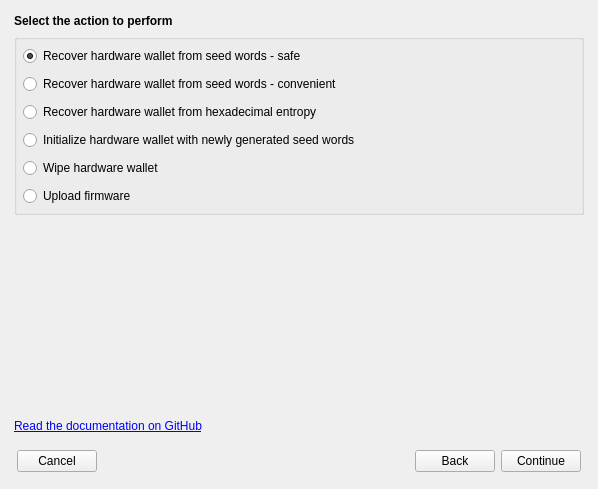
<?xml version="1.0" encoding="UTF-8"?>
<ui version="4.0">
 <class>HwInitializeDlg</class>
 <widget class="QDialog" name="HwInitializeDlg">
  <property name="geometry">
   <rect>
    <x>0</x>
    <y>0</y>
    <width>598</width>
    <height>489</height>
   </rect>
  </property>
  <property name="windowTitle">
   <string>Dialog</string>
  </property>
  <layout class="QVBoxLayout" name="verticalLayout">
   <property name="spacing">
    <number>8</number>
   </property>
   <property name="leftMargin">
    <number>8</number>
   </property>
   <property name="topMargin">
    <number>8</number>
   </property>
   <property name="rightMargin">
    <number>8</number>
   </property>
   <property name="bottomMargin">
    <number>8</number>
   </property>
   <item>
    <widget class="QStackedWidget" name="tabSteps">
     <property name="currentIndex">
      <number>2</number>
     </property>
     <widget class="QWidget" name="pgStepDeviceType">
      <layout class="QVBoxLayout" name="verticalLayout_12">
       <item>
        <widget class="QLabel" name="lblStepDeviceType">
         <property name="text">
          <string>&lt;b&gt;Select device type&lt;/b&gt;
</string>
         </property>
         <property name="openExternalLinks">
          <bool>true</bool>
         </property>
        </widget>
       </item>
       <item>
        <widget class="QGroupBox" name="gbDeviceType">
         <property name="title">
          <string/>
         </property>
         <layout class="QVBoxLayout" name="verticalLayout_14">
          <property name="spacing">
           <number>8</number>
          </property>
          <property name="leftMargin">
           <number>6</number>
          </property>
          <property name="topMargin">
           <number>6</number>
          </property>
          <property name="rightMargin">
           <number>6</number>
          </property>
          <property name="bottomMargin">
           <number>6</number>
          </property>
          <item>
           <widget class="QRadioButton" name="rbDeviceTrezor">
            <property name="text">
             <string>Trezor</string>
            </property>
           </widget>
          </item>
          <item>
           <widget class="QRadioButton" name="rbDeviceKeepkey">
            <property name="text">
             <string>KeepKey</string>
            </property>
           </widget>
          </item>
          <item>
           <widget class="QRadioButton" name="rbDeviceLedger">
            <property name="text">
             <string>Ledger Nano S</string>
            </property>
           </widget>
          </item>
         </layout>
        </widget>
       </item>
       <item>
        <widget class="QLabel" name="lblStepDeviceTypeMessage">
         <property name="text">
          <string/>
         </property>
         <property name="wordWrap">
          <bool>true</bool>
         </property>
         <property name="openExternalLinks">
          <bool>false</bool>
         </property>
        </widget>
       </item>
       <item>
        <spacer name="verticalSpacer_4">
         <property name="orientation">
          <enum>Qt::Vertical</enum>
         </property>
         <property name="sizeHint" stdset="0">
          <size>
           <width>20</width>
           <height>40</height>
          </size>
         </property>
        </spacer>
       </item>
      </layout>
     </widget>
     <widget class="QWidget" name="pgStepDeviceInstance">
      <layout class="QVBoxLayout" name="verticalLayout_15">
       <item>
        <widget class="QLabel" name="lblStepDeviceInstanceMessage">
         <property name="text">
          <string>&lt;b&gt;Select which device you want to use&lt;/b&gt;</string>
         </property>
         <property name="wordWrap">
          <bool>true</bool>
         </property>
        </widget>
       </item>
       <item>
        <widget class="QComboBox" name="cboDeviceInstance">
         <property name="maximumSize">
          <size>
           <width>400</width>
           <height>16777215</height>
          </size>
         </property>
        </widget>
       </item>
       <item>
        <spacer name="verticalSpacer_5">
         <property name="orientation">
          <enum>Qt::Vertical</enum>
         </property>
         <property name="sizeHint" stdset="0">
          <size>
           <width>20</width>
           <height>40</height>
          </size>
         </property>
        </spacer>
       </item>
      </layout>
     </widget>
     <widget class="QWidget" name="pgStepActionType">
      <layout class="QVBoxLayout" name="verticalLayout_5">
       <property name="leftMargin">
        <number>6</number>
       </property>
       <property name="topMargin">
        <number>6</number>
       </property>
       <property name="rightMargin">
        <number>6</number>
       </property>
       <property name="bottomMargin">
        <number>6</number>
       </property>
       <item>
        <widget class="QLabel" name="lblStepActionTitle">
         <property name="text">
          <string>&lt;b&gt;Select the action to perform&lt;/b&gt;</string>
         </property>
         <property name="wordWrap">
          <bool>true</bool>
         </property>
         <property name="openExternalLinks">
          <bool>true</bool>
         </property>
        </widget>
       </item>
       <item>
        <widget class="QGroupBox" name="gbSeedSource">
         <property name="title">
          <string/>
         </property>
         <property name="flat">
          <bool>false</bool>
         </property>
         <layout class="QVBoxLayout" name="verticalLayout_3">
          <property name="spacing">
           <number>8</number>
          </property>
          <property name="leftMargin">
           <number>6</number>
          </property>
          <property name="topMargin">
           <number>6</number>
          </property>
          <property name="rightMargin">
           <number>6</number>
          </property>
          <property name="bottomMargin">
           <number>6</number>
          </property>
          <item>
           <widget class="QRadioButton" name="rbActRecoverWordsSafe">
            <property name="text">
             <string>Recover hardware wallet from seed words - safe</string>
            </property>
            <property name="checked">
             <bool>true</bool>
            </property>
           </widget>
          </item>
          <item>
           <widget class="QRadioButton" name="rbActRecoverMnemonicWords">
            <property name="text">
             <string>Recover hardware wallet from seed words - convenient</string>
            </property>
            <property name="checked">
             <bool>false</bool>
            </property>
           </widget>
          </item>
          <item>
           <widget class="QRadioButton" name="rbActRecoverHexEntropy">
            <property name="text">
             <string>Recover hardware wallet from hexadecimal entropy</string>
            </property>
           </widget>
          </item>
          <item>
           <widget class="QRadioButton" name="rbActInitializeNewSeed">
            <property name="text">
             <string>Initialize hardware wallet with newly generated seed words</string>
            </property>
           </widget>
          </item>
          <item>
           <widget class="QRadioButton" name="rbActWipeDevice">
            <property name="text">
             <string>Wipe hardware wallet</string>
            </property>
           </widget>
          </item>
          <item>
           <widget class="QRadioButton" name="rbActUploadFirmware">
            <property name="text">
             <string>Upload firmware</string>
            </property>
           </widget>
          </item>
         </layout>
        </widget>
       </item>
       <item>
        <widget class="QLabel" name="lblActionTypeMessage">
         <property name="text">
          <string/>
         </property>
         <property name="wordWrap">
          <bool>true</bool>
         </property>
        </widget>
       </item>
       <item>
        <spacer name="verticalSpacer_2">
         <property name="orientation">
          <enum>Qt::Vertical</enum>
         </property>
         <property name="sizeHint" stdset="0">
          <size>
           <width>20</width>
           <height>40</height>
          </size>
         </property>
        </spacer>
       </item>
      </layout>
     </widget>
     <widget class="QWidget" name="pgStepWordCount">
      <layout class="QVBoxLayout" name="verticalLayout_6">
       <property name="leftMargin">
        <number>6</number>
       </property>
       <property name="topMargin">
        <number>6</number>
       </property>
       <property name="rightMargin">
        <number>6</number>
       </property>
       <property name="bottomMargin">
        <number>6</number>
       </property>
       <item>
        <widget class="QLabel" name="lblStep1MnemonicWords">
         <property name="text">
          <string>&lt;b&gt;Number of words in your recovery seed&lt;/b&gt;</string>
         </property>
         <property name="wordWrap">
          <bool>true</bool>
         </property>
        </widget>
       </item>
       <item>
        <widget class="QGroupBox" name="gbNumberOfMnemonicWords">
         <property name="title">
          <string/>
         </property>
         <layout class="QVBoxLayout" name="verticalLayout_7">
          <property name="spacing">
           <number>8</number>
          </property>
          <property name="leftMargin">
           <number>6</number>
          </property>
          <property name="topMargin">
           <number>6</number>
          </property>
          <property name="rightMargin">
           <number>6</number>
          </property>
          <property name="bottomMargin">
           <number>6</number>
          </property>
          <item>
           <widget class="QRadioButton" name="rbWordsCount24">
            <property name="text">
             <string>24</string>
            </property>
            <property name="checked">
             <bool>true</bool>
            </property>
           </widget>
          </item>
          <item>
           <widget class="QRadioButton" name="rbWordsCount18">
            <property name="text">
             <string>18</string>
            </property>
           </widget>
          </item>
          <item>
           <widget class="QRadioButton" name="rbWordsCount12">
            <property name="text">
             <string>12</string>
            </property>
           </widget>
          </item>
         </layout>
        </widget>
       </item>
       <item>
        <spacer name="verticalSpacer_3">
         <property name="orientation">
          <enum>Qt::Vertical</enum>
         </property>
         <property name="sizeHint" stdset="0">
          <size>
           <width>20</width>
           <height>40</height>
          </size>
         </property>
        </spacer>
       </item>
      </layout>
     </widget>
     <widget class="QWidget" name="pgSetpEntropy">
      <layout class="QVBoxLayout" name="verticalLayout_4">
       <item>
        <widget class="QLabel" name="lblStep1HexEntropy">
         <property name="text">
          <string>&lt;b&gt;Enter your recovery seed hexadecimal entropy&lt;/b&gt;</string>
         </property>
        </widget>
       </item>
       <item>
        <widget class="QLineEdit" name="edtHexEntropy">
         <property name="placeholderText">
          <string>32/24/16-byte hexadecimal string</string>
         </property>
        </widget>
       </item>
       <item>
        <spacer name="verticalSpacer_6">
         <property name="orientation">
          <enum>Qt::Vertical</enum>
         </property>
         <property name="sizeHint" stdset="0">
          <size>
           <width>20</width>
           <height>40</height>
          </size>
         </property>
        </spacer>
       </item>
      </layout>
     </widget>
     <widget class="QWidget" name="pgStepWordList">
      <layout class="QVBoxLayout" name="verticalLayout_8">
       <property name="leftMargin">
        <number>6</number>
       </property>
       <property name="topMargin">
        <number>6</number>
       </property>
       <property name="rightMargin">
        <number>6</number>
       </property>
       <property name="bottomMargin">
        <number>6</number>
       </property>
       <item>
        <widget class="QLabel" name="lblStepWordListTitle">
         <property name="text">
          <string>&lt;b&gt;Enter the words of your recovery seed&lt;/b&gt;</string>
         </property>
         <property name="wordWrap">
          <bool>true</bool>
         </property>
         <property name="openExternalLinks">
          <bool>true</bool>
         </property>
        </widget>
       </item>
       <item>
        <widget class="QTableView" name="viewMnemonic">
         <property name="contextMenuPolicy">
          <enum>Qt::CustomContextMenu</enum>
         </property>
         <property name="selectionMode">
          <enum>QAbstractItemView::SingleSelection</enum>
         </property>
         <attribute name="horizontalHeaderVisible">
          <bool>false</bool>
         </attribute>
         <attribute name="horizontalHeaderStretchLastSection">
          <bool>true</bool>
         </attribute>
         <attribute name="verticalHeaderVisible">
          <bool>false</bool>
         </attribute>
        </widget>
       </item>
       <item>
        <widget class="QLabel" name="lblStepWordListMessage2">
         <property name="text">
          <string>You can copy and paste the complete set of seed words into this dialog directly (separated by spaces, commas or line breaks).</string>
         </property>
         <property name="wordWrap">
          <bool>true</bool>
         </property>
        </widget>
       </item>
      </layout>
     </widget>
     <widget class="QWidget" name="pgStepInitOptions">
      <layout class="QVBoxLayout" name="verticalLayout_2">
       <property name="spacing">
        <number>6</number>
       </property>
       <property name="leftMargin">
        <number>6</number>
       </property>
       <property name="topMargin">
        <number>6</number>
       </property>
       <property name="rightMargin">
        <number>6</number>
       </property>
       <property name="bottomMargin">
        <number>6</number>
       </property>
       <item>
        <widget class="QLabel" name="lblHwOptionsTitle">
         <property name="text">
          <string>&lt;b&gt;Set your hardware wallet initialization options&lt;/b&gt;</string>
         </property>
         <property name="wordWrap">
          <bool>true</bool>
         </property>
        </widget>
       </item>
       <item>
        <layout class="QGridLayout" name="gridLayout">
         <item row="0" column="0">
          <widget class="QLabel" name="lblHwOptionsDeviceLabel">
           <property name="text">
            <string>Device label:</string>
           </property>
          </widget>
         </item>
         <item row="0" column="1">
          <widget class="QLineEdit" name="edtHwOptionsDeviceLabel">
           <property name="placeholderText">
            <string/>
           </property>
          </widget>
         </item>
         <item row="2" column="0">
          <layout class="QHBoxLayout" name="horizontalLayout_7">
           <item>
            <widget class="QCheckBox" name="chbHwOptionsUsePassphrase">
             <property name="sizePolicy">
              <sizepolicy hsizetype="Maximum" vsizetype="Fixed">
               <horstretch>0</horstretch>
               <verstretch>0</verstretch>
              </sizepolicy>
             </property>
             <property name="whatsThis">
              <string>&lt;html&gt;&lt;head/&gt;&lt;body&gt;&lt;p&gt;Check the link attached &amp;lt;a href=&amp;quot;dash.org&amp;quot;&amp;gt;dash.org&amp;lt;/a&amp;gt;&lt;/p&gt;&lt;/body&gt;&lt;/html&gt;</string>
             </property>
             <property name="text">
              <string>Use passphrase</string>
             </property>
            </widget>
           </item>
           <item>
            <widget class="QLabel" name="lblHwOptionsPassphraseReadmeLink">
             <property name="text">
              <string>(&lt;a href=&quot;https://doc.satoshilabs.com/trezor-user/advanced_settings.html#using-passphrase-encrypted-seeds&quot;&gt;read this&lt;/a&gt;)</string>
             </property>
             <property name="textFormat">
              <enum>Qt::AutoText</enum>
             </property>
             <property name="openExternalLinks">
              <bool>true</bool>
             </property>
            </widget>
           </item>
          </layout>
         </item>
         <item row="2" column="1">
          <widget class="QWidget" name="wdgHwOptionsLedger" native="true">
           <property name="minimumSize">
            <size>
             <width>0</width>
             <height>0</height>
            </size>
           </property>
           <layout class="QHBoxLayout" name="horizontalLayout_5" stretch="1,0,0,0">
            <property name="spacing">
             <number>3</number>
            </property>
            <property name="leftMargin">
             <number>0</number>
            </property>
            <property name="topMargin">
             <number>0</number>
            </property>
            <property name="rightMargin">
             <number>0</number>
            </property>
            <property name="bottomMargin">
             <number>0</number>
            </property>
            <item>
             <widget class="QLineEdit" name="edtHwOptionsLedgerPassphrase">
              <property name="toolTip">
               <string>&lt;html&gt;&lt;head/&gt;&lt;body&gt;&lt;p&gt;This passphrase (if used) will be saved in your Ledger Nano S device and will be secured with the secondary PIN .&lt;/p&gt;&lt;/body&gt;&lt;/html&gt;</string>
              </property>
              <property name="echoMode">
               <enum>QLineEdit::Password</enum>
              </property>
              <property name="placeholderText">
               <string>Passphrase</string>
              </property>
             </widget>
            </item>
            <item>
             <widget class="QToolButton" name="btnShowPassphrase">
              <property name="minimumSize">
               <size>
                <width>21</width>
                <height>21</height>
               </size>
              </property>
              <property name="maximumSize">
               <size>
                <width>21</width>
                <height>21</height>
               </size>
              </property>
              <property name="toolTip">
               <string>Show passphrase</string>
              </property>
              <property name="text">
               <string/>
              </property>
             </widget>
            </item>
            <item>
             <widget class="QLineEdit" name="edtHwOptionsLedgerSecondaryPIN">
              <property name="toolTip">
               <string>&lt;html&gt;&lt;head/&gt;&lt;body&gt;&lt;p&gt;This PIN will be used to activate passphrase saved in your Ledger Nano S.&lt;/p&gt;&lt;/body&gt;&lt;/html&gt;</string>
              </property>
              <property name="echoMode">
               <enum>QLineEdit::Password</enum>
              </property>
              <property name="placeholderText">
               <string>Secondary PIN</string>
              </property>
             </widget>
            </item>
            <item>
             <widget class="QToolButton" name="btnShowSecondaryPIN">
              <property name="sizePolicy">
               <sizepolicy hsizetype="Fixed" vsizetype="Fixed">
                <horstretch>0</horstretch>
                <verstretch>0</verstretch>
               </sizepolicy>
              </property>
              <property name="minimumSize">
               <size>
                <width>21</width>
                <height>21</height>
               </size>
              </property>
              <property name="maximumSize">
               <size>
                <width>21</width>
                <height>21</height>
               </size>
              </property>
              <property name="toolTip">
               <string>Show secondary PIN</string>
              </property>
              <property name="text">
               <string/>
              </property>
             </widget>
            </item>
           </layout>
          </widget>
         </item>
         <item row="1" column="1">
          <layout class="QHBoxLayout" name="horizontalLayout_2">
           <property name="spacing">
            <number>3</number>
           </property>
           <item>
            <widget class="QLineEdit" name="edtHwOptionsPIN">
             <property name="sizePolicy">
              <sizepolicy hsizetype="Maximum" vsizetype="Fixed">
               <horstretch>0</horstretch>
               <verstretch>0</verstretch>
              </sizepolicy>
             </property>
             <property name="layoutDirection">
              <enum>Qt::LeftToRight</enum>
             </property>
             <property name="echoMode">
              <enum>QLineEdit::Password</enum>
             </property>
             <property name="placeholderText">
              <string>PIN</string>
             </property>
            </widget>
           </item>
           <item>
            <widget class="QToolButton" name="btnShowPIN">
             <property name="sizePolicy">
              <sizepolicy hsizetype="Fixed" vsizetype="Fixed">
               <horstretch>0</horstretch>
               <verstretch>0</verstretch>
              </sizepolicy>
             </property>
             <property name="minimumSize">
              <size>
               <width>21</width>
               <height>21</height>
              </size>
             </property>
             <property name="maximumSize">
              <size>
               <width>21</width>
               <height>21</height>
              </size>
             </property>
             <property name="toolTip">
              <string>Show PIN</string>
             </property>
             <property name="text">
              <string/>
             </property>
            </widget>
           </item>
           <item>
            <spacer name="horizontalSpacer_4">
             <property name="orientation">
              <enum>Qt::Horizontal</enum>
             </property>
             <property name="sizeHint" stdset="0">
              <size>
               <width>40</width>
               <height>20</height>
              </size>
             </property>
            </spacer>
           </item>
          </layout>
         </item>
         <item row="1" column="0">
          <layout class="QHBoxLayout" name="horizontalLayout_3">
           <item>
            <widget class="QCheckBox" name="chbHwOptionsUsePIN">
             <property name="text">
              <string>Use PIN</string>
             </property>
             <property name="checked">
              <bool>true</bool>
             </property>
            </widget>
           </item>
          </layout>
         </item>
        </layout>
       </item>
       <item>
        <widget class="QPushButton" name="btnHwOptionsDetails">
         <property name="sizePolicy">
          <sizepolicy hsizetype="Maximum" vsizetype="Fixed">
           <horstretch>0</horstretch>
           <verstretch>0</verstretch>
          </sizepolicy>
         </property>
         <property name="text">
          <string>Show preview</string>
         </property>
         <property name="autoDefault">
          <bool>false</bool>
         </property>
        </widget>
       </item>
       <item>
        <widget class="QFrame" name="fraDetails">
         <property name="styleSheet">
          <string notr="true"/>
         </property>
         <property name="frameShape">
          <enum>QFrame::StyledPanel</enum>
         </property>
         <property name="frameShadow">
          <enum>QFrame::Plain</enum>
         </property>
         <property name="lineWidth">
          <number>1</number>
         </property>
         <layout class="QVBoxLayout" name="verticalLayout_11">
          <property name="leftMargin">
           <number>6</number>
          </property>
          <property name="topMargin">
           <number>6</number>
          </property>
          <property name="rightMargin">
           <number>6</number>
          </property>
          <property name="bottomMargin">
           <number>6</number>
          </property>
          <item>
           <widget class="QWidget" name="wdgHwOptionsDetails" native="true">
            <layout class="QVBoxLayout" name="verticalLayout_9">
             <property name="spacing">
              <number>3</number>
             </property>
             <property name="leftMargin">
              <number>0</number>
             </property>
             <property name="topMargin">
              <number>0</number>
             </property>
             <property name="rightMargin">
              <number>0</number>
             </property>
             <property name="bottomMargin">
              <number>0</number>
             </property>
             <item>
              <layout class="QGridLayout" name="gridLayout_2" rowstretch="0,0">
               <item row="0" column="1">
                <widget class="QLineEdit" name="edtHwOptionsPassphrase">
                 <property name="maximumSize">
                  <size>
                   <width>16777215</width>
                   <height>16777215</height>
                  </size>
                 </property>
                 <property name="echoMode">
                  <enum>QLineEdit::Password</enum>
                 </property>
                </widget>
               </item>
               <item row="1" column="0">
                <widget class="QLabel" name="label_3">
                 <property name="sizePolicy">
                  <sizepolicy hsizetype="Preferred" vsizetype="Preferred">
                   <horstretch>0</horstretch>
                   <verstretch>0</verstretch>
                  </sizepolicy>
                 </property>
                 <property name="minimumSize">
                  <size>
                   <width>110</width>
                   <height>0</height>
                  </size>
                 </property>
                 <property name="text">
                  <string>BIP32 start path:</string>
                 </property>
                </widget>
               </item>
               <item row="0" column="0">
                <widget class="QLabel" name="label">
                 <property name="text">
                  <string>Passphrase:</string>
                 </property>
                </widget>
               </item>
               <item row="1" column="2">
                <widget class="QPushButton" name="btnRefreshAddressesPreview">
                 <property name="sizePolicy">
                  <sizepolicy hsizetype="Maximum" vsizetype="Fixed">
                   <horstretch>0</horstretch>
                   <verstretch>0</verstretch>
                  </sizepolicy>
                 </property>
                 <property name="text">
                  <string>Apply and reload addresses</string>
                 </property>
                 <property name="autoDefault">
                  <bool>false</bool>
                 </property>
                </widget>
               </item>
               <item row="1" column="1">
                <widget class="QLineEdit" name="edtHwOptionsBip32Path">
                 <property name="maximumSize">
                  <size>
                   <width>16777215</width>
                   <height>16777215</height>
                  </size>
                 </property>
                 <property name="text">
                  <string>44'/136'/0'/0/0</string>
                 </property>
                 <property name="echoMode">
                  <enum>QLineEdit::Normal</enum>
                 </property>
                </widget>
               </item>
              </layout>
             </item>
             <item>
              <widget class="QLabel" name="label_5">
               <property name="text">
                <string>Zcoin addresses which will be available in the device after finishing the process:</string>
               </property>
               <property name="wordWrap">
                <bool>true</bool>
               </property>
              </widget>
             </item>
             <item>
              <widget class="QTableView" name="viewAddresses">
               <attribute name="horizontalHeaderVisible">
                <bool>false</bool>
               </attribute>
               <attribute name="horizontalHeaderStretchLastSection">
                <bool>true</bool>
               </attribute>
               <attribute name="verticalHeaderVisible">
                <bool>false</bool>
               </attribute>
               <attribute name="verticalHeaderStretchLastSection">
                <bool>false</bool>
               </attribute>
              </widget>
             </item>
             <item>
              <widget class="QLabel" name="lblHwOptionsMessage1">
               <property name="styleSheet">
                <string notr="true">font-size:11px</string>
               </property>
               <property name="text">
                <string>Entropy:</string>
               </property>
               <property name="wordWrap">
                <bool>true</bool>
               </property>
               <property name="openExternalLinks">
                <bool>true</bool>
               </property>
               <property name="textInteractionFlags">
                <set>Qt::LinksAccessibleByMouse|Qt::TextSelectableByKeyboard|Qt::TextSelectableByMouse</set>
               </property>
              </widget>
             </item>
            </layout>
           </widget>
          </item>
         </layout>
        </widget>
       </item>
       <item>
        <spacer name="verticalSpacer">
         <property name="orientation">
          <enum>Qt::Vertical</enum>
         </property>
         <property name="sizeHint" stdset="0">
          <size>
           <width>20</width>
           <height>40</height>
          </size>
         </property>
        </spacer>
       </item>
      </layout>
     </widget>
     <widget class="QWidget" name="pgStepSummary">
      <layout class="QVBoxLayout" name="verticalLayout_10">
       <item>
        <widget class="QLabel" name="lblStepSummaryTitle">
         <property name="styleSheet">
          <string notr="true"/>
         </property>
         <property name="text">
          <string>&lt;h2&gt;Operation successfully finished&lt;/h2&gt;</string>
         </property>
         <property name="alignment">
          <set>Qt::AlignCenter</set>
         </property>
         <property name="wordWrap">
          <bool>true</bool>
         </property>
        </widget>
       </item>
      </layout>
     </widget>
     <widget class="QWidget" name="pgStepHwFirmwareList">
      <layout class="QVBoxLayout" name="verticalLayout_16">
       <property name="spacing">
        <number>6</number>
       </property>
       <property name="leftMargin">
        <number>6</number>
       </property>
       <property name="topMargin">
        <number>6</number>
       </property>
       <property name="rightMargin">
        <number>6</number>
       </property>
       <property name="bottomMargin">
        <number>6</number>
       </property>
       <item>
        <widget class="QLabel" name="lblFirmwareSource">
         <property name="text">
          <string>&lt;b&gt;Choose the source of firmware&lt;/b&gt;</string>
         </property>
        </widget>
       </item>
       <item>
        <widget class="QGroupBox" name="gbTrezorModel">
         <property name="title">
          <string>Trezor model</string>
         </property>
         <layout class="QHBoxLayout" name="horizontalLayout_6">
          <property name="sizeConstraint">
           <enum>QLayout::SetDefaultConstraint</enum>
          </property>
          <item>
           <widget class="QRadioButton" name="rbTrezorModelOne">
            <property name="text">
             <string>Trezor One</string>
            </property>
            <property name="checked">
             <bool>true</bool>
            </property>
           </widget>
          </item>
          <item>
           <widget class="QRadioButton" name="rbTrezorModelT">
            <property name="text">
             <string>Trezor T</string>
            </property>
           </widget>
          </item>
          <item>
           <spacer name="horizontalSpacer_2">
            <property name="orientation">
             <enum>Qt::Horizontal</enum>
            </property>
            <property name="sizeHint" stdset="0">
             <size>
              <width>40</width>
              <height>20</height>
             </size>
            </property>
           </spacer>
          </item>
         </layout>
        </widget>
       </item>
       <item>
        <layout class="QHBoxLayout" name="horizontalLayout_10">
         <item>
          <widget class="QGroupBox" name="gbFirmwareSourceType">
           <property name="sizePolicy">
            <sizepolicy hsizetype="Maximum" vsizetype="Maximum">
             <horstretch>0</horstretch>
             <verstretch>0</verstretch>
            </sizepolicy>
           </property>
           <property name="title">
            <string>Firmware source</string>
           </property>
           <layout class="QHBoxLayout" name="horizontalLayout_9">
            <item>
             <widget class="QRadioButton" name="rbFirmwareSourceLocalFile">
              <property name="sizePolicy">
               <sizepolicy hsizetype="Maximum" vsizetype="Fixed">
                <horstretch>0</horstretch>
                <verstretch>0</verstretch>
               </sizepolicy>
              </property>
              <property name="text">
               <string>Local file</string>
              </property>
              <property name="checked">
               <bool>true</bool>
              </property>
             </widget>
            </item>
            <item>
             <widget class="QRadioButton" name="rbFirmwareSourceInternet">
              <property name="sizePolicy">
               <sizepolicy hsizetype="Maximum" vsizetype="Fixed">
                <horstretch>0</horstretch>
                <verstretch>0</verstretch>
               </sizepolicy>
              </property>
              <property name="text">
               <string>Internet</string>
              </property>
             </widget>
            </item>
           </layout>
          </widget>
         </item>
         <item>
          <widget class="QCheckBox" name="chbWipeDevice">
           <property name="toolTip">
            <string>Check if you would like to wipe your device data (seed, pin) during the process.
This is highly recommended if you are uploading an unofficial firmware.
For an official firmware, you can uncheck this option.</string>
           </property>
           <property name="text">
            <string>Clear device data</string>
           </property>
           <property name="checked">
            <bool>true</bool>
           </property>
          </widget>
         </item>
        </layout>
       </item>
       <item>
        <widget class="QWidget" name="wdgFirmwareFile" native="true">
         <property name="sizePolicy">
          <sizepolicy hsizetype="Preferred" vsizetype="Maximum">
           <horstretch>0</horstretch>
           <verstretch>0</verstretch>
          </sizepolicy>
         </property>
         <layout class="QVBoxLayout" name="verticalLayout_17">
          <property name="spacing">
           <number>0</number>
          </property>
          <property name="leftMargin">
           <number>4</number>
          </property>
          <property name="topMargin">
           <number>0</number>
          </property>
          <property name="rightMargin">
           <number>4</number>
          </property>
          <property name="bottomMargin">
           <number>0</number>
          </property>
          <item>
           <layout class="QHBoxLayout" name="horizontalLayout_8">
            <property name="spacing">
             <number>6</number>
            </property>
            <item>
             <widget class="QLabel" name="label_4">
              <property name="text">
               <string>File:</string>
              </property>
             </widget>
            </item>
            <item>
             <widget class="QLineEdit" name="edtFirmareFilePath"/>
            </item>
            <item>
             <widget class="QToolButton" name="btnChooseFirmwareFile">
              <property name="text">
               <string>...</string>
              </property>
             </widget>
            </item>
           </layout>
          </item>
         </layout>
        </widget>
       </item>
       <item>
        <widget class="QTableWidget" name="tabFirmwareWebSources">
         <property name="sizePolicy">
          <sizepolicy hsizetype="Expanding" vsizetype="Expanding">
           <horstretch>0</horstretch>
           <verstretch>0</verstretch>
          </sizepolicy>
         </property>
         <property name="selectionBehavior">
          <enum>QAbstractItemView::SelectRows</enum>
         </property>
         <attribute name="horizontalHeaderVisible">
          <bool>false</bool>
         </attribute>
         <attribute name="verticalHeaderVisible">
          <bool>false</bool>
         </attribute>
         <column>
          <property name="text">
           <string>Version</string>
          </property>
         </column>
         <column>
          <property name="text">
           <string>Model</string>
          </property>
         </column>
         <column>
          <property name="text">
           <string>Official</string>
          </property>
         </column>
         <column>
          <property name="text">
           <string>Testnet</string>
          </property>
         </column>
         <column>
          <property name="text">
           <string>URL</string>
          </property>
         </column>
         <column>
          <property name="text">
           <string>Fingerprint</string>
          </property>
         </column>
        </widget>
       </item>
       <item>
        <widget class="QTextEdit" name="edtFirmwareNotes">
         <property name="sizePolicy">
          <sizepolicy hsizetype="Expanding" vsizetype="Fixed">
           <horstretch>0</horstretch>
           <verstretch>0</verstretch>
          </sizepolicy>
         </property>
         <property name="maximumSize">
          <size>
           <width>16777215</width>
           <height>70</height>
          </size>
         </property>
         <property name="readOnly">
          <bool>true</bool>
         </property>
        </widget>
       </item>
       <item>
        <spacer name="verticalSpacer_7">
         <property name="orientation">
          <enum>Qt::Vertical</enum>
         </property>
         <property name="sizeType">
          <enum>QSizePolicy::MinimumExpanding</enum>
         </property>
         <property name="sizeHint" stdset="0">
          <size>
           <width>20</width>
           <height>0</height>
          </size>
         </property>
        </spacer>
       </item>
      </layout>
     </widget>
     <widget class="QWidget" name="pgStepHwFirmwareUpload">
      <layout class="QVBoxLayout" name="verticalLayout_18">
       <property name="spacing">
        <number>6</number>
       </property>
       <property name="leftMargin">
        <number>6</number>
       </property>
       <property name="topMargin">
        <number>6</number>
       </property>
       <property name="rightMargin">
        <number>6</number>
       </property>
       <property name="bottomMargin">
        <number>6</number>
       </property>
       <item>
        <widget class="QLabel" name="lblUploadFirmwareMessage">
         <property name="text">
          <string/>
         </property>
         <property name="wordWrap">
          <bool>true</bool>
         </property>
        </widget>
       </item>
       <item>
        <spacer name="verticalSpacer_8">
         <property name="orientation">
          <enum>Qt::Vertical</enum>
         </property>
         <property name="sizeHint" stdset="0">
          <size>
           <width>20</width>
           <height>40</height>
          </size>
         </property>
        </spacer>
       </item>
      </layout>
     </widget>
    </widget>
   </item>
   <item>
    <layout class="QHBoxLayout" name="horizontalLayout_4">
     <property name="leftMargin">
      <number>6</number>
     </property>
     <item>
      <widget class="QLabel" name="label_2">
       <property name="text">
        <string>&lt;a href=&quot;https://github.com/firoorg/znode-tool-evo/blob/master/doc/hw-initialization-recovery.md&quot;&gt;Read the documentation on GitHub&lt;/a&gt;</string>
       </property>
       <property name="openExternalLinks">
        <bool>true</bool>
       </property>
      </widget>
     </item>
    </layout>
   </item>
   <item>
    <widget class="QWidget" name="widget" native="true">
     <layout class="QHBoxLayout" name="horizontalLayout">
      <item>
       <widget class="QPushButton" name="btnCancel">
        <property name="text">
         <string>Cancel</string>
        </property>
        <property name="autoDefault">
         <bool>false</bool>
        </property>
       </widget>
      </item>
      <item>
       <spacer name="horizontalSpacer">
        <property name="orientation">
         <enum>Qt::Horizontal</enum>
        </property>
        <property name="sizeHint" stdset="0">
         <size>
          <width>40</width>
          <height>20</height>
         </size>
        </property>
       </spacer>
      </item>
      <item>
       <widget class="QPushButton" name="btnBack">
        <property name="text">
         <string>Back</string>
        </property>
        <property name="autoDefault">
         <bool>false</bool>
        </property>
       </widget>
      </item>
      <item>
       <widget class="QPushButton" name="btnNext">
        <property name="text">
         <string>Continue</string>
        </property>
        <property name="autoDefault">
         <bool>false</bool>
        </property>
       </widget>
      </item>
     </layout>
    </widget>
   </item>
  </layout>
 </widget>
 <resources/>
 <connections/>
</ui>
